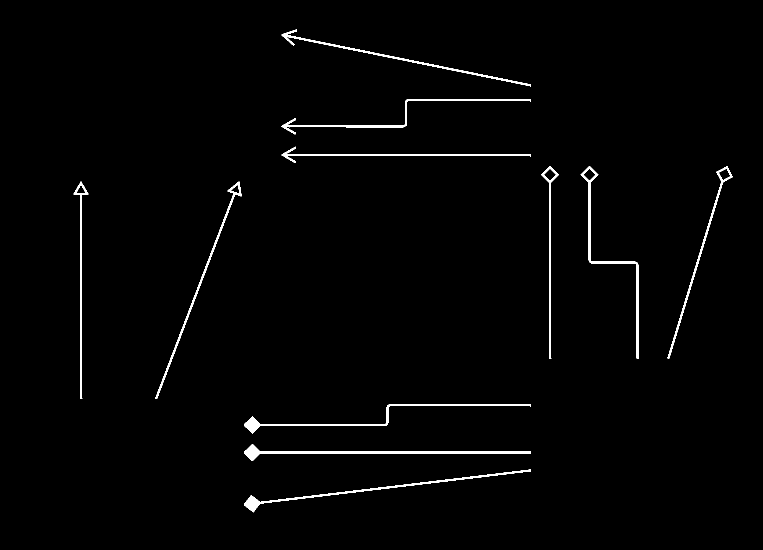
#> input picture images/no_classes1.png, 1525 x 1100 px, found by its file name (shown at 1/2 size)
$ python detectArrow2.py
#> lines starting #> are read from the running program, lines starting #| are printed output that depends on the picture; after the words box and inside, x2 and y2 are one past the last pixel; in counts of white or black regions, pixels touching at a corner belong together
import math
import cv2
import numpy as np
import matplotlib.pyplot as plt


def get_filter_arrow_image(threslold_image, min_area=200):
    blank_image = np.zeros_like(threslold_image)

    # dilate image to remove self-intersections error
    kernel_dilate = cv2.getStructuringElement(cv2.MORPH_RECT, (1, 1))
    threslold_image = cv2.dilate(threslold_image, kernel_dilate, iterations=1)

    contours, hierarchy = cv2.findContours(threslold_image, cv2.RETR_TREE, cv2.CHAIN_APPROX_SIMPLE)

    if hierarchy is not None:
        threshold_distnace = 1000

        for cnt in contours:
            area = cv2.contourArea(cnt)
            if area < min_area:   # 🚫 skip tiny contours
                continue

            hull = cv2.convexHull(cnt, returnPoints=False)
            defects = cv2.convexityDefects(cnt, hull)

            if defects is not None:
                for i in range(defects.shape[0]):
                    start_index, end_index, farthest_index, distance = defects[i, 0]

                    if distance > threshold_distnace:
                        cv2.drawContours(blank_image, [cnt], -1, 255, -1)

        return blank_image
    else:
        return None


def get_length(p1, p2):
    return ((p1[0] - p2[0]) ** 2 + (p1[1] - p2[1]) ** 2) ** 0.5


def angle_beween_points(a, b):
    arrow_slope = (a[0] - b[0]) / (a[1] - b[1] + 1e-5)  # Avoid division by zero
    arrow_angle = math.degrees(math.atan(arrow_slope))
    return arrow_angle


def determine_direction(tip, tail):
    """
    Determine where the arrow points based on tip and tail positions
    Returns: 'left', 'right', 'top', 'bottom'
    """
    dx = tip[0] - tail[0]  # x difference (tip - tail)
    dy = tip[1] - tail[1]  # y difference (tip - tail)

    # Calculate the absolute angle from horizontal
    angle = math.degrees(math.atan2(dy, dx))

    # Normalize angle to 0-360 range
    if angle < 0:
        angle += 360

    # Determine direction based on angle ranges
    if (angle >= 315 and angle <= 360) or (angle >= 0 and angle < 45):
        return 'right'
    elif angle >= 45 and angle < 135:
        return 'bottom'  # Note: In image coordinates, positive Y is downward
    elif angle >= 135 and angle < 225:
        return 'left'
    else:  # angle >= 225 and angle < 315
        return 'top'


def find_arrow_tip_and_tail(cnt):
    """
    Find the REAL tip and tail using convex hull point density.
    TIP = point with more nearby convex hull points (complex arrowhead shape)
    TAIL = point with fewer nearby convex hull points (simpler shape)
    """
    # Get convex hull points
    hull_points = cv2.convexHull(cnt)

    # Find the two farthest points in the contour
    max_distance = 0
    point1, point2 = None, None

    for [[x1, y1]] in cnt:
        for [[x2, y2]] in cnt:
            distance = get_length((x1, y1), (x2, y2))
            if distance > max_distance:
                max_distance = distance
                point1 = (x1, y1)
                point2 = (x2, y2)

    if point1 is None or point2 is None:
        return None, None, None

    # Calculate centroid for reference
    M = cv2.moments(cnt)
    if M["m00"] == 0:
        return None, None, None

    cx = int(M["m10"] / M["m00"])
    cy = int(M["m01"] / M["m00"])
    centroid = (cx, cy)

    # Count how many convex hull points are near each candidate point
    threshold_distance = 30  # Adjust this based on arrow size

    count_near_point1 = 0
    count_near_point2 = 0

    for point in hull_points:
        hull_point = tuple(point[0])
        dist1 = get_length(point1, hull_point)
        dist2 = get_length(point2, hull_point)

        if dist1 < threshold_distance:
            count_near_point1 += 1
        if dist2 < threshold_distance:
            count_near_point2 += 1

    # The point with MORE nearby convex hull points is the TIP (complex arrowhead)
    # The point with FEWER nearby convex hull points is the TAIL (simpler shape)
    if count_near_point1 > count_near_point2:
        tip = point1
        tail = point2
    else:
        tip = point2
        tail = point1

    return tip, tail, centroid


def detect_arrows(arrow_image):
    """
    Detect arrows and return an array of arrow objects with direction information
    """
    contours, hierarchy = cv2.findContours(arrow_image, cv2.RETR_EXTERNAL, cv2.CHAIN_APPROX_SIMPLE)
    arrows = []

    if hierarchy is not None:
        for cnt in contours:
            # Find tip and tail using convex hull point density
            tip, tail, centroid = find_arrow_tip_and_tail(cnt)

            if tip is not None and tail is not None and centroid is not None:
                # Calculate angle and length
                angle = angle_beween_points(tip, tail)
                length = get_length(tip, tail)

                # Determine direction
                direction = determine_direction(tip, tail)

                # Create arrow object
                arrow_obj = {
                    'tip': tip,           # Pointy end (x, y)
                    'tail': tail,         # Starting point (x, y)
                    'centroid': centroid, # Center of mass (x, y)
                    'angle': angle,       # Angle in degrees
                    'length': length,     # Length in pixels
                    'direction': direction # Where it points: 'left', 'right', 'top', 'bottom'
                }

                arrows.append(arrow_obj)

    return arrows


if __name__ == "__main__":
    image = cv2.imread("./images/no_classes1.png")
#> image is the input picture: shape (1100, 1525, 3); 1.4% white; 12 white regions, largest, box (x1, y1, x2, y2) and area: (488, 808, 1062, 867) 2920, (488, 888, 1062, 922) 2796, (488, 939, 1062, 1025) 2595
    if image is None:
        raise FileNotFoundError("Image not found: ./images/no_rect.png")

    gray_image = cv2.cvtColor(image, cv2.COLOR_BGR2GRAY)
    _, thresh_image = cv2.threshold(gray_image, 100, 255, cv2.THRESH_BINARY_INV)
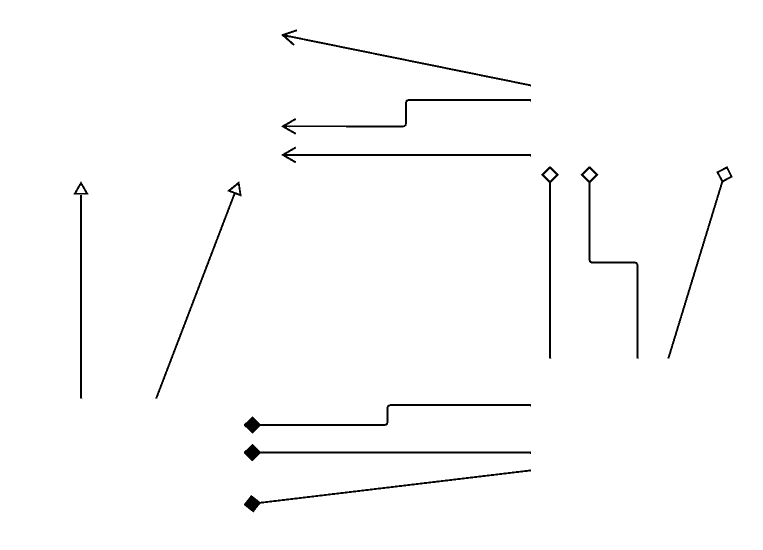
#> thresh_image: shape (1100, 1525) (shown at 1/2 size); 98.6% white; 12 black regions

    arrow_image = get_filter_arrow_image(thresh_image)
#> in get_filter_arrow_image, `contours, hierarchy = cv2.findContours(threslold_image, cv2.RETR_TREE,..`: contours = 18 contours; largest, box (x1, y1, x2, y2) and area: (0, 0, 1525, 1100) 1674876, (487, 807, 1063, 868) 3530, (487, 887, 1063, 923) 3374, (487, 938, 1063, 1026) 3175, (1160, 332, 1279, 718) 2888
#> the loop in get_filter_arrow_image, `for cnt in contours:` made 18 passes
#> (area, hull) on passes 2, 4, 6, 8, 10, 11, 12, 13, 15, 17: (3175, [1, 2, 3, 4, 5, 141, 145, 149, 150, 151, 153, 159, 160]), (3530.5, [1, 2, 3, 4, 5, 17, 19, 20, 22, 23, 24, 25, 27]), (2557, [0, 1, 2, 4, 6, 10, 11, 332, 333, 334, 335, 659, 660, 666]), (455, [0, 1, 2, 3, 11, 23, 24, 25, 26, 27, 28, 40]), (2406.5, [1, 2, 3, 21, 22, 254, 255, 256, 257, 258, 491, 492, 504]), (263.5, [51, 39, 38, 37, 27, 26, 20, 14, 13, 12, 0]), (2887.5, [0, 1, 2, 13, 15, 16, 17, 18, 24, 26, 28]), (264, [5, 4, 3, 2, 1, 0]), (264, [5, 4, 3, 2, 1, 0]), (2849, [1, 2, 3, 4, 5, 17, 42, 43, 61, 65, 66, 67, 68, 70, 86, 90])
#> area on passes 7, 9, 16, 18: 123.5, 126, 2732.5, 2632
#> after the loop in get_filter_arrow_image, `for cnt in contours:`:
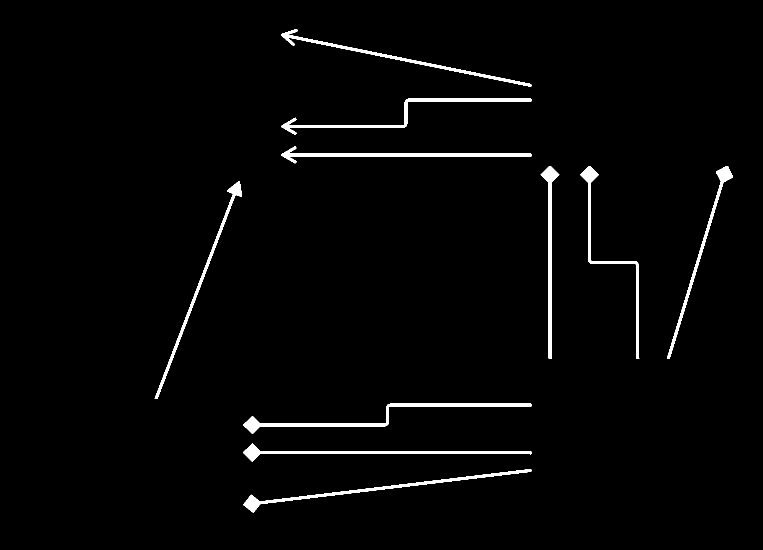
#> blank_image: shape (1100, 1525) (shown at 1/2 size); 2% white; 10 white regions

    if arrow_image is not None:
        # Detect arrows and get array of arrow objects
        arrows = detect_arrows(arrow_image)
#> in detect_arrows, `contours, hierarchy = cv2.findContours(arrow_image, cv2.RETR_EXTERNAL,..`: contours = 10 contours; largest, box (x1, y1, x2, y2) and area: (487, 807, 1063, 868) 3530, (487, 887, 1063, 923) 3374, (487, 938, 1063, 1026) 3175, (1160, 332, 1279, 718) 2888, (562, 197, 1063, 270) 2856
#> the loop in detect_arrows, `for cnt in contours:` made 10 passes
#> (cx in find_arrow_tip_and_tail, cy in find_arrow_tip_and_tail, tip, tail, arrow_slope in angle_beween_points, arrow_angle in angle_beween_points, length) on passes 1 to 10: (731, 979, (487, 1010), (1062, 939), -8.1, -82.96, 579.4), (734, 904, (487, 903), (1062, 907), 143.8, 89.6, 575), (737, 832, (487, 851), (1062, 808), -13.37, -85.72, 576.6), (405, 552, (478, 362), (310, 797), -0.386, -21.12, 466.3), (1405, 488, (1455, 332), (1335, 717), -0.312, -17.31, 403.3), (1217, 493, (1277, 717), (1177, 332), 0.26, 14.56, 397.8), (1099, 487, (1102, 717), (1098, 332), 0.0104, 0.595, 385), (792, 309, (562, 309), (1062, 312), 166.7, 89.66, 500), (799, 226, (562, 253), (1062, 198), -9.09, -83.72, 503), (790, 115, (1062, 172), (562, 69), 4.85, 78.36, 510.5)
#> after the loop in detect_arrows, `for cnt in contours:`: arrows = 10 items
#> arrows = 10 items

        # --- VISUALIZATION: draw contour and mark TIP / TAIL / CENTROID on a copy of original image ---
        vis = image.copy()
        # draw detected contours (from arrow mask)
        contours_vis, _ = cv2.findContours(arrow_image, cv2.RETR_EXTERNAL, cv2.CHAIN_APPROX_SIMPLE)
#> contours_vis has the same summary as contours in detect_arrows
        cv2.drawContours(vis, contours_vis, -1, (0, 255, 0), 2)  # green contours
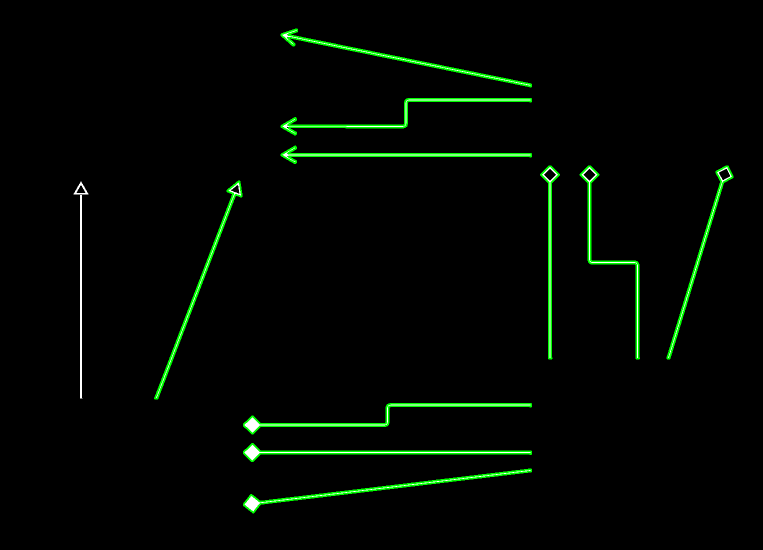
#> vis: shape (1100, 1525, 3) (shown at 1/2 size); 2.01% of pixels changed, all inside (x1, y1, x2, y2) = (308, 57, 1467, 1027)

        # draw each arrow markers
        for idx, arrow in enumerate(arrows):
            tip = arrow['tip']
            tail = arrow['tail']
            centroid = arrow['centroid']

            # Draw line from tail to tip (yellow)
            cv2.line(vis, tail, tip, (0, 255, 255), 2)

            # Tail (blue)
            cv2.circle(vis, tail, 6, (255, 0, 0), -1)
            cv2.putText(vis, "TAIL", (tail[0] + 8, tail[1] + 4),
                        cv2.FONT_HERSHEY_PLAIN, 1.0, (255, 0, 0), 2)

            # Tip (red)
            cv2.circle(vis, tip, 6, (0, 0, 255), -1)
            cv2.putText(vis, "TIP", (tip[0] + 8, tip[1] + 4),
                        cv2.FONT_HERSHEY_PLAIN, 1.0, (0, 0, 255), 2)

            # Centroid (green)
            cv2.circle(vis, centroid, 5, (0, 255, 0), -1)
            cv2.putText(vis, "C", (centroid[0] + 8, centroid[1] + 4),
                        cv2.FONT_HERSHEY_PLAIN, 1.0, (0, 255, 0), 2)
#> this loop made 10 passes
#> (tip, tail, centroid) on passes 1 to 10: ((487, 1010), (1062, 939), (731, 979)), ((487, 903), (1062, 907), (734, 904)), ((487, 851), (1062, 808), (737, 832)), ((478, 362), (310, 797), (405, 552)), ((1455, 332), (1335, 717), (1405, 488)), ((1277, 717), (1177, 332), (1217, 493)), ((1102, 717), (1098, 332), (1099, 487)), ((562, 309), (1062, 312), (792, 309)), ((562, 253), (1062, 198), (799, 226)), ((1062, 172), (562, 69), (790, 115))
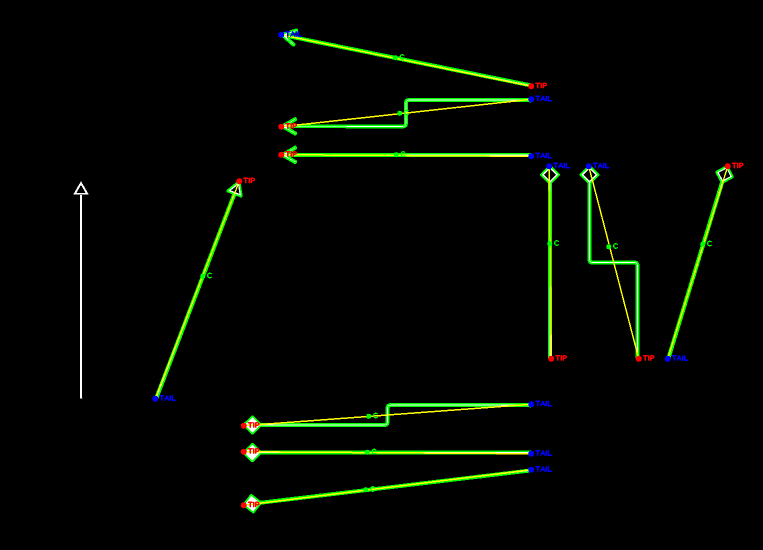
#> vis: shape (1100, 1525, 3) (shown at 1/2 size); 1.19% of pixels changed, all inside (x1, y1, x2, y2) = (304, 62, 1487, 1017)

        # Convert BGR → RGB for Matplotlib and show
        vis_rgb = cv2.cvtColor(vis, cv2.COLOR_BGR2RGB)
        plt.figure(figsize=(10, 8))
        plt.imshow(vis_rgb)
        plt.title("Detected arrows — contour (green), TIP (red), TAIL (blue), Centroid (green)")
        plt.axis("off")
        plt.show()

        # Print arrow information
        print(f"Detected {len(arrows)} arrow(s):")
#| Detected 10 arrow(s):
        print("=" * 50)
        for i, arrow in enumerate(arrows):
            print(f"Arrow {i + 1}:")
            print(f"  Start (tail): {arrow['tail']}")
            print(f"  End (tip): {arrow['tip']}")
            print(f"  Centroid: {arrow['centroid']}")
            print(f"  Angle: {arrow['angle']:.2f}°")
            print(f"  Length: {arrow['length']:.2f} pixels")
            print(f"  Direction: {arrow['direction'].upper()}")
            print()
#> this loop made 10 passes
#> (printed output is left out)
    else:
        print("No arrows detected")
